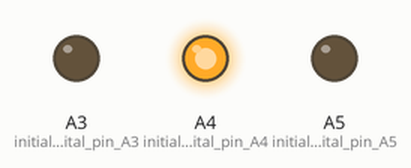
Recording of a sketch running on a simulated Arduino Uno, built with avr-gcc and run on an emulated ATmega328P. Shown: output pins drawn as LEDs (lit = HIGH).

Above: at 0.2 s.
At 1.4 s:
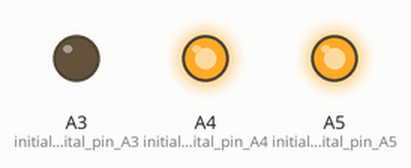
At 2.0 s:
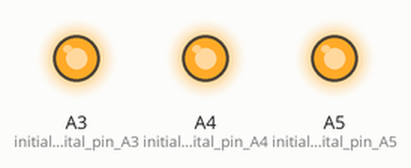
At 2.6 s:
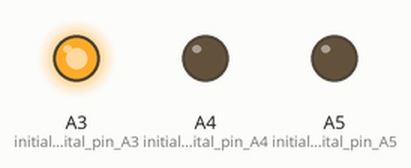
At 3.8 s:
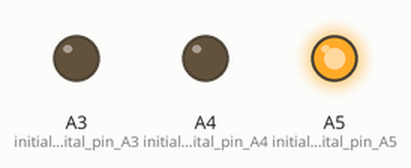
At 5.0 s:
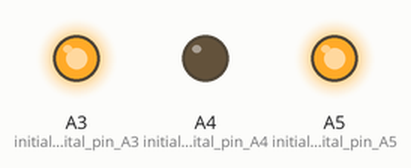
Timing chart, 0 to 5.5 s (numbered marks = the images above):
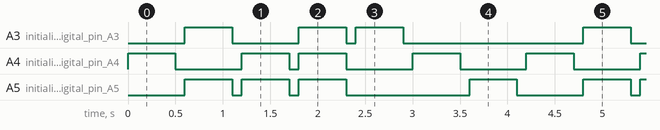

The sketch:

RGB1.ino
```cpp
/*
This is an interesting seven segment display interface project
In this project, we simply interface the display with microcontroller
and try to understand the seequence to be given to the display
Display we use is having 8 LED's and its Common Anode, means
we've to give +5v from Supply and arduino pins should give
GND
            a
          ------
         |      |
      f  |      |b
         |  g   |
          ------
         |      |
       e |      |c
         |      |
          ------
            d

These are the names of Segments of this Display
we've to turn on particular LED's to print a number
for example, for printing 1, we'll turn on segment B and segment C
and so on

*/


// Define the LED digit patters, from 0 - 9
// Note that these patterns are for common Anode displays
// 1 = LED off, 0 = LED on, in this order:
// Arduino pin: 2,3,4,5,6,7,8
int red = A3;

void setup()  // put your setup code here, to run once:
{
    pinMode(A3,OUTPUT);   // initialize digital pin A3 as an output.
    pinMode(A4,OUTPUT);   // initialize digital pin A4 as an output.
    pinMode(A5,OUTPUT);   // initialize digital pin A5 as an output.
}

void loop()            // put your main code here, to run repeatedly:
{
    digitalWrite(A4,HIGH); // turn the LED on (HIGH is the voltage level)
    delay(500);            // wait for a 0.5 second
    digitalWrite(A3,LOW);  // turn the LED off (LOW is the voltage level)
    digitalWrite(A4,LOW);
    delay(100);
    digitalWrite(A3,HIGH);
    digitalWrite(A5,HIGH);
    delay(500);
    digitalWrite(A3,LOW);
    digitalWrite(A5,LOW);
    delay(100);
    digitalWrite(A4,HIGH);
    digitalWrite(A5,HIGH);
    delay(500);
    digitalWrite(A4,LOW);
    digitalWrite(A5,LOW);
    delay(100);
    digitalWrite(A4,HIGH);
    digitalWrite(A5,HIGH);
    digitalWrite(A3,HIGH);
    delay(500);
    digitalWrite(A4,LOW);
    digitalWrite(A5,LOW);
    digitalWrite(A3,LOW);
    delay(100);
    digitalWrite(A3,HIGH);
    delay(500);
    digitalWrite(A3,LOW);
    delay(100);
    digitalWrite(A4,HIGH);
    delay(500);
    digitalWrite(A4,LOW);
    delay(100);
    digitalWrite(A5,HIGH);
    delay(500);
    digitalWrite(A5,LOW);
    delay(100);
}
```

Measured:
- by itself, A3 (initialize_digital_pin_A3): repeats every 4.2 s: LOW 0.70 s, HIGH 0.50 s, LOW 0.10 s, HIGH 0.50 s, LOW 1.9 s, HIGH 0.50 s
- by itself, A4 (initialize_digital_pin_A4): repeats every 4.2 s: LOW 0.70 s, HIGH 0.50 s, LOW 0.10 s, 2 × (HIGH 0.50 s, LOW 0.70 s), HIGH 0.50 s
- by itself, A5 (initialize_digital_pin_A5): repeats every 4.2 s: 2 × (LOW 0.10 s, HIGH 0.50 s), LOW 1.3 s, HIGH 0.50 s, LOW 0.70 s, HIGH 0.50 s
